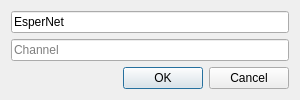
<?xml version="1.0" encoding="UTF-8"?>
<ui version="4.0">
 <class>JoinDialog</class>
 <widget class="QDialog" name="JoinDialog">
  <property name="geometry">
   <rect>
    <x>0</x>
    <y>0</y>
    <width>300</width>
    <height>100</height>
   </rect>
  </property>
  <property name="windowTitle">
   <string>Dialog</string>
  </property>
  <layout class="QVBoxLayout" name="verticalLayout">
   <item>
    <widget class="QLineEdit" name="network">
     <property name="text">
      <string>EsperNet</string>
     </property>
     <property name="placeholderText">
      <string>Network</string>
     </property>
    </widget>
   </item>
   <item>
    <widget class="QLineEdit" name="channel">
     <property name="placeholderText">
      <string>Channel</string>
     </property>
    </widget>
   </item>
   <item>
    <widget class="QDialogButtonBox" name="buttonBox">
     <property name="orientation">
      <enum>Qt::Horizontal</enum>
     </property>
     <property name="standardButtons">
      <set>QDialogButtonBox::Cancel|QDialogButtonBox::Ok</set>
     </property>
    </widget>
   </item>
  </layout>
 </widget>
 <resources/>
 <connections>
  <connection>
   <sender>buttonBox</sender>
   <signal>accepted()</signal>
   <receiver>JoinDialog</receiver>
   <slot>accept()</slot>
   <hints>
    <hint type="sourcelabel">
     <x>248</x>
     <y>254</y>
    </hint>
    <hint type="destinationlabel">
     <x>157</x>
     <y>274</y>
    </hint>
   </hints>
  </connection>
  <connection>
   <sender>buttonBox</sender>
   <signal>rejected()</signal>
   <receiver>JoinDialog</receiver>
   <slot>reject()</slot>
   <hints>
    <hint type="sourcelabel">
     <x>316</x>
     <y>260</y>
    </hint>
    <hint type="destinationlabel">
     <x>286</x>
     <y>274</y>
    </hint>
   </hints>
  </connection>
 </connections>
</ui>
